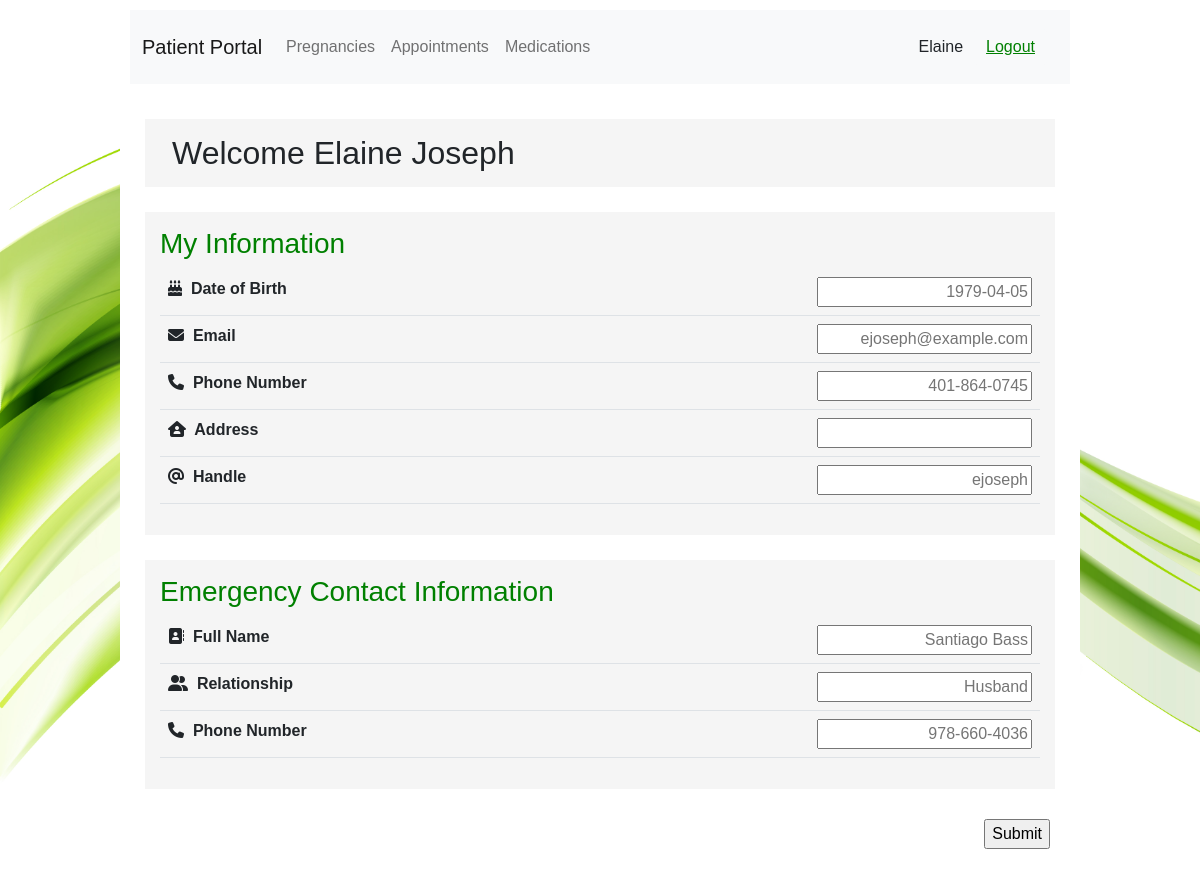
The app's page /html/patient/patientEditMyInfo.php (signed in) with its own data.
### tables this page shows
CREATE TABLE `Users` (
  `id` int(11) UNSIGNED NOT NULL,
  `first_name` varchar(255) DEFAULT NULL,
  `last_name` varchar(255) DEFAULT NULL,
  `email` varchar(255) DEFAULT NULL,
  `userpassword` varchar(64) NOT NULL,
  `role` enum('ADMIN','DOCTOR','PATIENT') DEFAULT NULL,
  `username` varchar(255) NOT NULL,
  `assigned_doctorId` int(11) DEFAULT NULL,
  `birthdate` date DEFAULT NULL,
  `phone` varchar(255) DEFAULT NULL,
  `address` varchar(255) DEFAULT NULL,
  `emerCon_name` varchar(255) DEFAULT NULL,
  `emerCon_phone` varchar(255) DEFAULT NULL,
  `emerCon_relation` varchar(255) DEFAULT NULL
);

### html/patient/patientEditMyInfo.php (the view, shortened to what this page needs)
<!DOCTYPE html>
<html lang="en">
<head>
    <link href="https://cdn.jsdelivr.net/npm/bootstrap@5.2.2/dist/css/bootstrap.min.css" rel="stylesheet" />
    <link rel="stylesheet" href="../../css/style.css?v=<?php echo time(); ?>" />
</head>
<body>
    <?php
    $sessionUserId = $_SESSION['sessionUserId'];
    $sessionFirstName = $_SESSION['sessionFirstName'];
    $sessionLastName = $_SESSION['sessionLastName'];
    ?>
    <div class="body">
        <header>
            <nav class="navbar navbar-expand-lg navbar-light bg-light justify-content-center nav-fill">
            <div class="container-fluid">
                <a class="navbar-brand mb-0 h1" href="patientPortal.php">Patient Portal</a>
                <div class="collapse navbar-collapse" id="navbarNavAltMarkup">
                <div class="navbar-nav me-auto">
                    <a class="nav-link" href="patientPregnancies.php">Pregnancies</a>
                    <a class="nav-link" href="patientAppointments.php">Appointments</a>
                    <a class="nav-link" href="patientMedications.php">Medications</a>
                </div>
                <?php echo $sessionFirstName . " " . $sessionLastName; ?>
                <button type="button" class="btn btn-light logout-btn" style="float: right;"><a href="../logout.php">Logout</a></button>
                </div>
            </div>
            </nav>
        </header>
        <section>
            <div class="container" style="display: block;">
                <h2 style="margin: 0px;">
                    <?php
                    $conn = mysqli_connect("localhost", "root", "", "pregnancy");
                    $sql = "SELECT * FROM Users WHERE id = $sessionUserId";
                    $result1 = mysqli_query($conn, $sql);
                    $user = mysqli_fetch_all($result1, MYSQLI_ASSOC);
                    foreach ($user as $user1) {
                        $first = $user1['first_name'];
                        $last = $user1['last_name'];
                        $username = $user1['username'];
                        $birthdate = $user1['birthdate'];
                        $email = $user1['email'];
                        $phone = $user1['phone'];
                        $addy = $user1['Address'];
                        $EC_name = $user1['emerCon_name'];
                        $EC_phone = $user1['emerCon_phone'];
                        $EC_relation = $user1['emerCon_relation'];
                    }
                    echo "Welcome " . $first . " " . $last;
                    ?>
                </h2>
            </div>
        </section>
        <form method="post" action="patientEditMyInfoAction.php">
            <section style="overflow-x: scroll">
                <h3>My Information</h3>
                <table class="table table-hover">
                    <tbody>
                        <tr>
                            <th scope="row"><i class="fa-solid fa-cake-candles"></i>&nbsp Date of Birth</th>
                            <td align="right">
                                <?php
                                echo '<input type="text" name="bday" id="bday" placeholder="', $birthdate, '"> <br />';
                                ?>
                            </td>
                        </tr>
                        <tr>
                            <th scope="row"><i class="fa-solid fa-envelope"></i>&nbsp Email</th>
                            <td align="right">
                                <?php
                                echo '<input type="text" name="email" id="email" placeholder="', $email, '"> <br />';
                                ?>
                            </td>
                        </tr>
                        <tr>
                            <th scope="row"><i class="fa-solid fa-phone"></i>&nbsp Phone Number</th>
                            <td align="right">
                                <?php
                                echo '<input type="text" name="phone" id="phone" placeholder="', $phone, '"> <br />';
                                ?>
                            </td>
                        </tr>
                        <tr>
                            <th scope="row"><i class="fa-solid fa-house-user"></i>&nbsp Address</th>
                            <td align="right">
                                <?php
                                echo '<input type="text" name="addy" id="addy" placeholder="', $addy, '"> <br />';
                                ?>
                            </td>
                        </tr>
                        <tr>
                            <th scope="row"><i class="fa-solid fa-at"></i>&nbsp Handle</th>
                            <td align="right">
                                <?php
                                echo '<input type="text" name="user" id="user" placeholder="', $username, '"> <br />';
                                ?>
                            </td>
                        </tr>
                    </tbody>
                </table>
            </section>
            <section style="overflow-x: scroll">
                <h3>Emergency Contact Information</h3>
                <table class="table table-hover">
                    <tbody>
                        <tr>
                            <th scope="row"><i class="fa-solid fa-address-book"></i>&nbsp Full Name</th>
                            <td align="right">
                                <?php
                                echo '<input type="text" name="ECname" id="ECname" placeholder="', $EC_name, '"> <br />';
                                ?>
                            </td>
                        </tr>
                        <tr>
                            <th scope="row"><i class="fa-solid fa-user-group"></i>&nbsp Relationship</th>
                            <td align="right">
                                <?php
                                echo '<input type="text" name="ECrelation" id="ECrelation" placeholder="', $EC_relation, '"> <br />';
                                ?>
                            </td>
                        </tr>
                        <tr>
                            <th scope="row"><i class="fa-solid fa-phone"></i>&nbsp Phone Number</th>
                            <td align="right">
                                <?php
                                echo '<input type="text" name="ECphone" id="ECphone" placeholder="', $EC_phone, '"> <br />';
                                ?>
                            </td>
                        </tr>
                    </tbody>
                </table>
            </section>
            <div style="text-align: right; margin:30px">
                <input type="submit" name="Submit" id="Submit" value="Submit">
            </div>
        </form>
    </div>
</body>
</html>

### css/style.css (style rules this page uses)
body { font-family: 'Noto Sans JP', sans-serif; background-image: url("../imgs/login-bg.jpg"); background-size:cover; background-repeat:no-repeat; background-attachment: fixed; display: flex; justify-content: center; align-items: center; }
header { background-color: white; padding: 10px; text-align: center; }
.body { background-color: white; width: 80%; min-width: 40vw; max-width: 80vw; min-height: 100vh; }
section { background-color: whitesmoke; margin: 25px; padding: 15px; }
a, h3 { color: green; }
.logout-btn { margin: 10px; }

### html/patient/patientEditMyInfo.php (style rules this page uses)
input[type='text']::placeholder { text-align: right; }

### records on screen
users: first_name "Elaine", last_name "Joseph", bday "1979-04-05", email "ejoseph@example.com", phone "401-864-0745", user "ejoseph", ECname "Santiago Bass", ECrelation "Husband", ECphone "978-660-4036"

### other values on screen
$sessionFirstName "Elaine"
